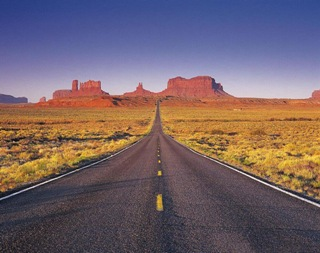
#> input picture road.jpg, 320 x 253 px
$ python detector_vid31.py
#> lines starting #> are read from the running program, lines starting #| are printed output that depends on the picture; after the words box and inside, x2 and y2 are one past the last pixel; in counts of white or black regions, pixels touching at a corner belong together
import matplotlib.pyplot as plt
import cv2
import numpy as np

image = cv2.imread('road.jpg')
#> image is the input picture: shape (253, 320, 3); mean B, G, R 105.3, 99.4, 117.3
image = cv2.cvtColor(image, cv2.COLOR_BGR2RGB)

print(image.shape)
#| (253, 320, 3)
height = image.shape[0]
#> height = 253
width = image.shape[1]
#> width = 320

region_of_interest_vertices = [

    # (0, height),
    # (width/2, height/2),
    # (width,height)

    (120, height),
    (width / 2, height / 2),
    (width, 180)
]
#> region_of_interest_vertices = [(120, 253), (160, 126.5), (320, 180)]

def region_of_interest(img, vertices):
    mask = np.zeros_like(img)
    channel_count = img.shape[2]
#> channel_count = 3
    match_mask_color = (255, ) * channel_count
#> match_mask_color = (255, 255, 255)
    cv2.fillPoly(mask, vertices, match_mask_color)
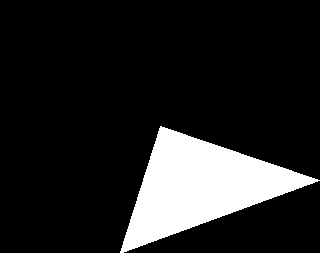
#> mask: shape (253, 320, 3); 14.1% white; 1 white region, box (x1, y1, x2, y2) and area: (120, 126, 320, 253) 11412
    masked_image = cv2.bitwise_and(img, mask)
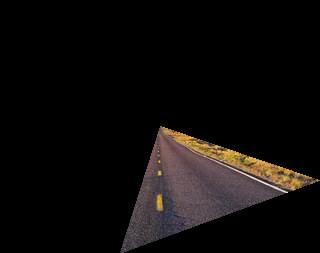
#> masked_image: shape (253, 320, 3); mean R, G, B 14.8, 12, 11
    return masked_image

cropped_image = region_of_interest(image,
                                   np.array([region_of_interest_vertices], np.int32))

plt.imshow(cropped_image)
plt.show()

$ run again, with apple.jpg copied over road.jpg
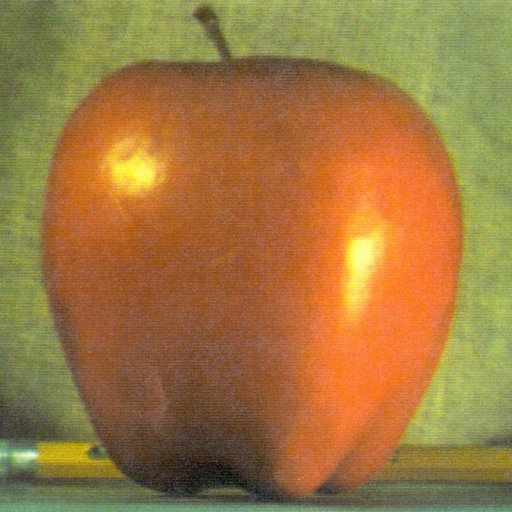
#> input picture apple.jpg, 512 x 512 px
#> image is the input picture: shape (512, 512, 3); mean B, G, R 64.8, 119.7, 159.1
#| (512, 512, 3)
#> in region_of_interest, `cv2.fillPoly(mask, vertices, match_mask_color)`:
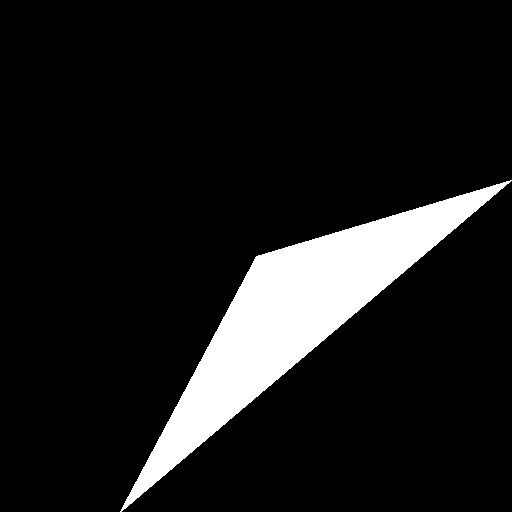
#> mask: shape (512, 512, 3); 10.7% white; 1 white region, box (x1, y1, x2, y2) and area: (120, 180, 512, 512) 27962
#> in region_of_interest, `masked_image = cv2.bitwise_and(img, mask)`:
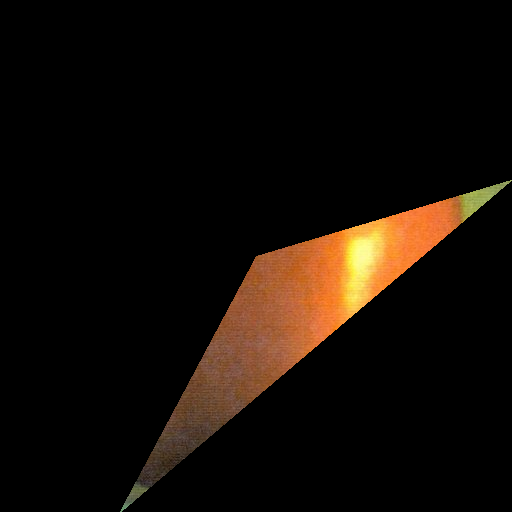
#> masked_image: shape (512, 512, 3); mean R, G, B 19.2, 11.9, 6.1

$ run again, with bloodcell.jpg copied over road.jpg
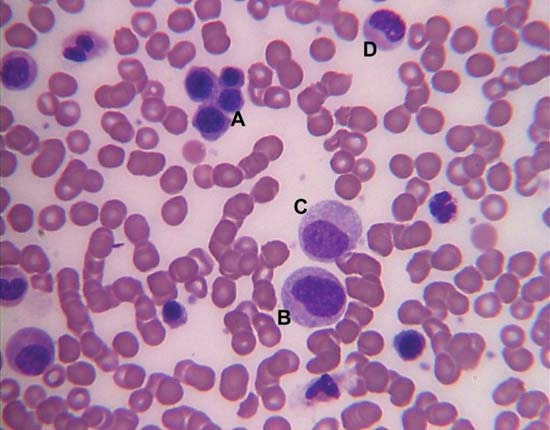
#> input picture bloodcell.jpg, 550 x 430 px
#> image is the input picture: shape (430, 550, 3); mean B, G, R 164.7, 127.6, 174
#| (430, 550, 3)
#> in region_of_interest, `cv2.fillPoly(mask, vertices, match_mask_color)`:
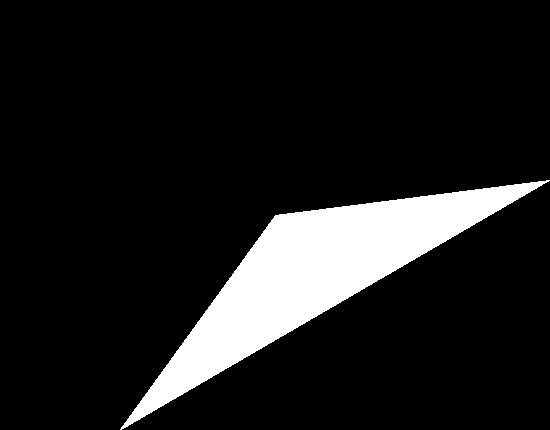
#> mask: shape (430, 550, 3); 11.5% white; 1 white region, box (x1, y1, x2, y2) and area: (120, 180, 550, 430) 27190
#> in region_of_interest, `masked_image = cv2.bitwise_and(img, mask)`:
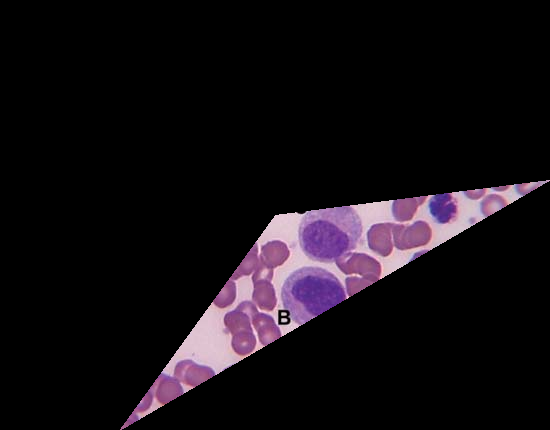
#> masked_image: shape (430, 550, 3); mean R, G, B 19.7, 14.3, 19.3
